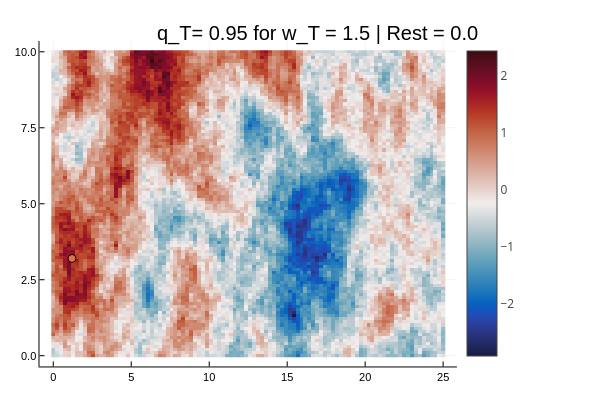

Notebook source saved alongside this figure:
### Code cell
plot()
heatmap(env_data.X, env_data.Y, env_data.W', cmap = :balance; plottype=:wx)
scatter!(first.(x0s), last.(x0s), label = "")
title!("q_T= 0.95 for w_T = 1.5 | Rest = 0.0")
# plot!(clims=(-2,2))

### Figure 1 — Plotly figure (JSON) as saved in the notebook; plotly's stock layout.template omitted (floating-point values rounded to 4 significant figures; data arrays with more than 128 entries replaced by an {"elided": "..."} marker saying what was removed)
{"data": [{"colorbar": {"len": 0.9039, "title": "", "x": 0.7615, "y": 0.4896}, "colorscale": {"elided": "256x2 mixed values"}, "name": "y1", "plottype": "wx", "showlegend": false, "showscale": true, "type": "heatmap", "x": [-0.1263, 0.1263, 0.3788, 0.6313, 0.8838, 1.136, 1.389, 1.641, 1.894, 2.146, 2.399, 2.652, 2.904, 3.157, 3.409, 3.662, 3.914, 4.167, 4.419, 4.672, 4.924, 5.177, 5.429, 5.682, 5.934, 6.187, 6.439, 6.692, 6.944, 7.197, 7.449, 7.702, 7.955, 8.207, 8.46, 8.712, 8.965, 9.217, 9.47, 9.722, 9.975, 10.23, 10.48, 10.73, 10.98, 11.24, 11.49, 11.74, 11.99, 12.25, 12.5, 12.75, 13.01, 13.26, 13.51, 13.76, 14.02, 14.27, 14.52, 14.77, 15.03, 15.28, 15.53, 15.78, 16.04, 16.29, 16.54, 16.79, 17.05, 17.3, 17.55, 17.8, 18.06, 18.31, 18.56, 18.81, 19.07, 19.32, 19.57, 19.82, 20.08, 20.33, 20.58, 20.83, 21.09, 21.34, 21.59, 21.84, 22.1, 22.35, 22.6, 22.85, 23.11, 23.36, 23.61, 23.86, 24.12, 24.37, 24.62, 24.87, 25.13], "xaxis": "x", "y": [-0.05051, 0.05051, 0.1515, 0.2525, 0.3535, 0.4545, 0.5556, 0.6566, 0.7576, 0.8586, 0.9596, 1.061, 1.162, 1.263, 1.364, 1.465, 1.566, 1.667, 1.768, 1.869, 1.97, 2.071, 2.172, 2.273, 2.374, 2.475, 2.576, 2.677, 2.778, 2.879, 2.98, 3.081, 3.182, 3.283, 3.384, 3.485, 3.586, 3.687, 3.788, 3.889, 3.99, 4.091, 4.192, 4.293, 4.394, 4.495, 4.596, 4.697, 4.798, 4.899, 5, 5.101, 5.202, 5.303, 5.404, 5.505, 5.606, 5.707, 5.808, 5.909, 6.01, 6.111, 6.212, 6.313, 6.414, 6.515, 6.616, 6.717, 6.818, 6.919, 7.02, 7.121, 7.222, 7.323, 7.424, 7.525, 7.626, 7.727, 7.828, 7.929, 8.03, 8.131, 8.232, 8.333, 8.434, 8.535, 8.636, 8.737, 8.838, 8.939, 9.04, 9.141, 9.242, 9.343, 9.444, 9.545, 9.646, 9.747, 9.848, 9.949, 10.05], "yaxis": "y", "z": {"elided": "100x100 float values"}, "zmax": 2.433, "zmin": -2.928}, {"colorbar": {"len": 0.9039, "title": "", "x": 0.7615, "y": 0.4896}, "legendgroup": "", "marker": {"color": "rgba(227, 111, 71, 1.000)", "line": {"color": "rgba(0, 0, 0, 1.000)", "width": 1}, "size": 8, "symbol": "circle"}, "mode": "markers", "name": "", "showlegend": false, "type": "scatter", "x": [1.2], "xaxis": "x", "y": [3.2], "yaxis": "y", "zmax": 2.433, "zmin": -2.928}], "layout": {"annotations": [{"font": {"color": "rgba(0, 0, 0, 1.000)", "family": "sans-serif", "size": 20}, "rotation": 0, "showarrow": false, "text": "q_T= 0.95 for w_T = 1.5 | Rest = 0.0", "x": 0.5296, "xanchor": "center", "xref": "paper", "y": 1, "yanchor": "top", "yref": "paper"}], "height": 400, "legend": {"bgcolor": "rgba(255, 255, 255, 1.000)", "bordercolor": "rgba(0, 0, 0, 1.000)", "borderwidth": 1, "font": {"color": "rgba(0, 0, 0, 1.000)", "family": "sans-serif", "size": 11}, "title": {"font": {"color": "rgba(0, 0, 0, 1.000)", "family": "sans-serif", "size": 15}, "text": ""}, "tracegroupgap": 0, "traceorder": "normal", "x": 1, "xanchor": "auto", "y": 1, "yanchor": "auto"}, "margin": {"b": 20, "l": 0, "r": 0, "t": 20}, "paper_bgcolor": "rgba(255, 255, 255, 1.000)", "plot_bgcolor": "rgba(255, 255, 255, 1.000)", "showlegend": true, "width": 600, "xaxis": {"anchor": "y", "domain": [0.06582, 0.7615], "gridcolor": "rgba(0, 0, 0, 0.100)", "gridwidth": 0.5, "linecolor": "rgba(0, 0, 0, 1.000)", "mirror": false, "range": [-0.8838, 25.88], "showgrid": true, "showline": true, "showticklabels": true, "tickangle": 0, "tickcolor": "rgb(0, 0, 0)", "tickfont": {"color": "rgba(0, 0, 0, 1.000)", "family": "sans-serif", "size": 11}, "tickmode": "array", "ticks": "inside", "ticktext": ["0", "5", "10", "15", "20", "25"], "tickvals": [0, 5, 10, 15, 20, 25], "title": "", "titlefont": {"color": "rgba(0, 0, 0, 1.000)", "family": "sans-serif", "size": 15}, "type": "-", "visible": true, "zeroline": false, "zerolinecolor": "rgba(0, 0, 0, 1.000)"}, "yaxis": {"anchor": "x", "domain": [0.03762, 0.9415], "gridcolor": "rgba(0, 0, 0, 0.100)", "gridwidth": 0.5, "linecolor": "rgba(0, 0, 0, 1.000)", "mirror": false, "range": [-0.3535, 10.35], "showgrid": true, "showline": true, "showticklabels": true, "tickangle": 0, "tickcolor": "rgb(0, 0, 0)", "tickfont": {"color": "rgba(0, 0, 0, 1.000)", "family": "sans-serif", "size": 11}, "tickmode": "array", "ticks": "inside", "ticktext": ["0.0", "2.5", "5.0", "7.5", "10.0"], "tickvals": [0, 2.5, 5, 7.5, 10], "title": "", "titlefont": {"color": "rgba(0, 0, 0, 1.000)", "family": "sans-serif", "size": 15}, "type": "-", "visible": true, "zeroline": false, "zerolinecolor": "rgba(0, 0, 0, 1.000)"}}}
